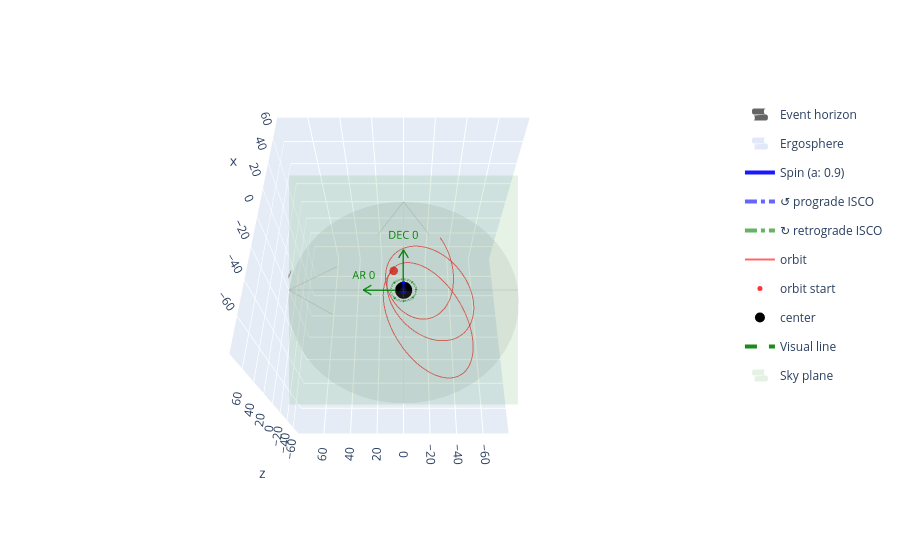

Notebook code for this chart:
### Code cell
# --- 5. Visualización 3D ---
plot = PlotKerr(kerr)
plot.add_path(path)
plot.plot()

### Figure 1 — Plotly figure (JSON) as saved in the notebook; plotly's stock layout.template omitted (floating-point values rounded to 4 significant figures; data arrays with more than 128 entries replaced by an {"elided": "..."} marker saying what was removed)
{"data": [{"colorscale": [[0, "black"], [1, "black"]], "name": "Event horizon", "opacity": 0.6, "showlegend": true, "showscale": false, "type": "surface", "x": {"elided": "60x60 float values"}, "y": {"elided": "60x60 float values"}, "z": {"elided": "60x60 float values"}}, {"colorscale": [[0, "royalblue"], [1, "royalblue"]], "name": "Ergosphere", "opacity": 0.15, "showlegend": true, "showscale": false, "type": "surface", "x": {"elided": "60x60 float values"}, "y": {"elided": "60x60 float values"}, "z": {"elided": "60x60 float values"}}, {"legendgroup": "Spin (a: 0.9)", "line": {"color": "blue", "width": 4}, "mode": "lines", "name": "Spin (a: 0.9)", "opacity": 0.9, "showlegend": true, "type": "scatter3d", "x": [0, 0], "y": [0, 0], "z": [2, 11]}, {"legendgroup": "Spin (a: 0.9)", "line": {"color": "blue", "width": 4}, "mode": "lines", "opacity": 0.9, "showlegend": false, "type": "scatter3d", "x": [0, 0], "y": [0, 1.08], "z": [11, 9.2]}, {"legendgroup": "Spin (a: 0.9)", "line": {"color": "blue", "width": 4}, "mode": "lines", "opacity": 0.9, "showlegend": false, "type": "scatter3d", "x": [0, 0], "y": [0, -1.08], "z": [11, 9.2]}, {"legendgroup": "↺ prograde ISCO", "line": {"color": "blue", "dash": "dashdot", "width": 4}, "mode": "lines", "name": "↺ prograde ISCO", "opacity": 0.6, "type": "scatter3d", "x": [2.321, 2.318, 2.308, 2.292, 2.269, 2.24, 2.205, 2.164, 2.117, 2.064, 2.005, 1.94, 1.87, 1.795, 1.715, 1.63, 1.541, 1.447, 1.349, 1.248, 1.143, 1.035, 0.9234, 0.8098, 0.6938, 0.576, 0.4565, 0.3358, 0.2141, 0.09188, -0.03063, -0.1531, -0.2751, -0.3963, -0.5164, -0.6351, -0.7521, -0.8669, -0.9793, -1.089, -1.196, -1.299, -1.399, -1.494, -1.586, -1.673, -1.756, -1.833, -1.906, -1.973, -2.035, -2.091, -2.141, -2.186, -2.224, -2.256, -2.281, -2.301, -2.314, -2.32, -2.32, -2.314, -2.301, -2.281, -2.256, -2.224, -2.186, -2.141, -2.091, -2.035, -1.973, -1.906, -1.833, -1.756, -1.673, -1.586, -1.494, -1.399, -1.299, -1.196, -1.089, -0.9793, -0.8669, -0.7521, -0.6351, -0.5164, -0.3963, -0.2751, -0.1531, -0.03063, 0.09188, 0.2141, 0.3358, 0.4565, 0.576, 0.6938, 0.8098, 0.9234, 1.035, 1.143, 1.248, 1.349, 1.447, 1.541, 1.63, 1.715, 1.795, 1.87, 1.94, 2.005, 2.064, 2.117, 2.164, 2.205, 2.24, 2.269, 2.292, 2.308, 2.318, 2.321], "y": [0.0, 0.1225, 0.2446, 0.3661, 0.4865, 0.6056, 0.723, 0.8384, 0.9514, 1.062, 1.169, 1.273, 1.374, 1.471, 1.564, 1.652, 1.736, 1.815, 1.888, 1.957, 2.02, 2.078, 2.129, 2.175, 2.215, 2.248, 2.276, 2.296, 2.311, 2.319, 2.321, 2.316, 2.305, 2.287, 2.263, 2.232, 2.196, 2.153, 2.104, 2.05, 1.989, 1.923, 1.852, 1.776, 1.694, 1.608, 1.518, 1.423, 1.324, 1.222, 1.116, 1.007, 0.8952, 0.781, 0.6645, 0.5463, 0.4265, 0.3055, 0.1836, 0.06126, -0.06126, -0.1836, -0.3055, -0.4265, -0.5463, -0.6645, -0.781, -0.8952, -1.007, -1.116, -1.222, -1.324, -1.423, -1.518, -1.608, -1.694, -1.776, -1.852, -1.923, -1.989, -2.05, -2.104, -2.153, -2.196, -2.232, -2.263, -2.287, -2.305, -2.316, -2.321, -2.319, -2.311, -2.296, -2.276, -2.248, -2.215, -2.175, -2.129, -2.078, -2.02, -1.957, -1.888, -1.815, -1.736, -1.652, -1.564, -1.471, -1.374, -1.273, -1.169, -1.062, -0.9514, -0.8384, -0.723, -0.6056, -0.4865, -0.3661, -0.2446, -0.1225, -5.685e-16], "z": [0.0, 0.0, 0.0, 0.0, 0.0, 0.0, 0.0, 0.0, 0.0, 0.0, 0.0, 0.0, 0.0, 0.0, 0.0, 0.0, 0.0, 0.0, 0.0, 0.0, 0.0, 0.0, 0.0, 0.0, 0.0, 0.0, 0.0, 0.0, 0.0, 0.0, 0.0, 0.0, 0.0, 0.0, 0.0, 0.0, 0.0, 0.0, 0.0, 0.0, 0.0, 0.0, 0.0, 0.0, 0.0, 0.0, 0.0, 0.0, 0.0, 0.0, 0.0, 0.0, 0.0, 0.0, 0.0, 0.0, 0.0, 0.0, 0.0, 0.0, 0.0, 0.0, 0.0, 0.0, 0.0, 0.0, 0.0, 0.0, 0.0, 0.0, 0.0, 0.0, 0.0, 0.0, 0.0, 0.0, 0.0, 0.0, 0.0, 0.0, 0.0, 0.0, 0.0, 0.0, 0.0, 0.0, 0.0, 0.0, 0.0, 0.0, 0.0, 0.0, 0.0, 0.0, 0.0, 0.0, 0.0, 0.0, 0.0, 0.0, 0.0, 0.0, 0.0, 0.0, 0.0, 0.0, 0.0, 0.0, 0.0, 0.0, 0.0, 0.0, 0.0, 0.0, 0.0, 0.0, 0.0, 0.0, 0.0, 0.0]}, {"hoverinfo": "skip", "legendgroup": "↺ prograde ISCO", "line": {"color": "blue", "width": 4}, "mode": "lines", "opacity": 1, "showlegend": false, "type": "scatter3d", "x": [2.321, 2.237, null, 2.321, 2.404], "y": [0, -0.1393, null, 0, -0.1393], "z": [0, 0, null, 0, 0]}, {"hoverinfo": "skip", "legendgroup": "↺ prograde ISCO", "line": {"color": "blue", "width": 4}, "mode": "lines", "opacity": 1, "showlegend": false, "type": "scatter3d", "x": [1.641, 1.68, null, 1.641, 1.799], "y": [1.641, 1.484, null, 1.641, 1.602], "z": [0, 0, null, 0, 0]}, {"hoverinfo": "skip", "legendgroup": "↺ prograde ISCO", "line": {"color": "blue", "width": 4}, "mode": "lines", "opacity": 1, "showlegend": false, "type": "scatter3d", "x": [1.421e-16, 0.1393, null, 1.421e-16, 0.1393], "y": [2.321, 2.237, null, 2.321, 2.404], "z": [0, 0, null, 0, 0]}, {"hoverinfo": "skip", "legendgroup": "↺ prograde ISCO", "line": {"color": "blue", "width": 4}, "mode": "lines", "opacity": 1, "showlegend": false, "type": "scatter3d", "x": [-1.641, -1.484, null, -1.641, -1.602], "y": [1.641, 1.68, null, 1.641, 1.799], "z": [0, 0, null, 0, 0]}, {"hoverinfo": "skip", "legendgroup": "↺ prograde ISCO", "line": {"color": "blue", "width": 4}, "mode": "lines", "opacity": 1, "showlegend": false, "type": "scatter3d", "x": [-2.321, -2.237, null, -2.321, -2.404], "y": [2.842e-16, 0.1393, null, 2.842e-16, 0.1393], "z": [0, 0, null, 0, 0]}, {"hoverinfo": "skip", "legendgroup": "↺ prograde ISCO", "line": {"color": "blue", "width": 4}, "mode": "lines", "opacity": 1, "showlegend": false, "type": "scatter3d", "x": [-1.641, -1.68, null, -1.641, -1.799], "y": [-1.641, -1.484, null, -1.641, -1.602], "z": [0, 0, null, 0, 0]}, {"hoverinfo": "skip", "legendgroup": "↺ prograde ISCO", "line": {"color": "blue", "width": 4}, "mode": "lines", "opacity": 1, "showlegend": false, "type": "scatter3d", "x": [-4.263e-16, -0.1393, null, -4.263e-16, -0.1393], "y": [-2.321, -2.237, null, -2.321, -2.404], "z": [0, 0, null, 0, 0]}, {"hoverinfo": "skip", "legendgroup": "↺ prograde ISCO", "line": {"color": "blue", "width": 4}, "mode": "lines", "opacity": 1, "showlegend": false, "type": "scatter3d", "x": [1.641, 1.484, null, 1.641, 1.602], "y": [-1.641, -1.68, null, -1.641, -1.799], "z": [0, 0, null, 0, 0]}, {"legendgroup": "↻ retrograde ISCO", "line": {"color": "green", "dash": "dashdot", "width": 4}, "mode": "lines", "name": "↻ retrograde ISCO", "opacity": 0.6, "type": "scatter3d", "x": [8.717, 8.705, 8.669, 8.608, 8.524, 8.415, 8.284, 8.129, 7.951, 7.751, 7.53, 7.288, 7.025, 6.743, 6.442, 6.123, 5.787, 5.435, 5.068, 4.687, 4.292, 3.886, 3.468, 3.042, 2.606, 2.163, 1.715, 1.261, 0.8043, 0.3451, -0.1151, -0.5749, -1.033, -1.489, -1.94, -2.386, -2.825, -3.256, -3.678, -4.09, -4.491, -4.879, -5.253, -5.613, -5.957, -6.285, -6.595, -6.887, -7.159, -7.412, -7.644, -7.854, -8.043, -8.209, -8.352, -8.472, -8.569, -8.642, -8.69, -8.714, -8.714, -8.69, -8.642, -8.569, -8.472, -8.352, -8.209, -8.043, -7.854, -7.644, -7.412, -7.159, -6.887, -6.595, -6.285, -5.957, -5.613, -5.253, -4.879, -4.491, -4.09, -3.678, -3.256, -2.825, -2.386, -1.94, -1.489, -1.033, -0.5749, -0.1151, 0.3451, 0.8043, 1.261, 1.715, 2.163, 2.606, 3.042, 3.468, 3.886, 4.292, 4.687, 5.068, 5.435, 5.787, 6.123, 6.442, 6.743, 7.025, 7.288, 7.53, 7.751, 7.951, 8.129, 8.284, 8.415, 8.524, 8.608, 8.669, 8.705, 8.717], "y": [0.0, 0.4601, 0.9188, 1.375, 1.827, 2.275, 2.716, 3.149, 3.574, 3.988, 4.392, 4.783, 5.161, 5.525, 5.873, 6.205, 6.519, 6.816, 7.093, 7.35, 7.588, 7.803, 7.998, 8.17, 8.319, 8.445, 8.547, 8.626, 8.68, 8.711, 8.717, 8.698, 8.656, 8.589, 8.499, 8.385, 8.247, 8.086, 7.903, 7.698, 7.472, 7.224, 6.957, 6.67, 6.364, 6.041, 5.701, 5.345, 4.974, 4.589, 4.192, 3.782, 3.363, 2.933, 2.496, 2.052, 1.602, 1.147, 0.6897, 0.2301, -0.2301, -0.6897, -1.147, -1.602, -2.052, -2.496, -2.933, -3.363, -3.782, -4.192, -4.589, -4.974, -5.345, -5.701, -6.041, -6.364, -6.67, -6.957, -7.224, -7.472, -7.698, -7.903, -8.086, -8.247, -8.385, -8.499, -8.589, -8.656, -8.698, -8.717, -8.711, -8.68, -8.626, -8.547, -8.445, -8.319, -8.17, -7.998, -7.803, -7.588, -7.35, -7.093, -6.816, -6.519, -6.205, -5.873, -5.525, -5.161, -4.783, -4.392, -3.988, -3.574, -3.149, -2.716, -2.275, -1.827, -1.375, -0.9188, -0.4601, -2.135e-15], "z": [0.0, 0.0, 0.0, 0.0, 0.0, 0.0, 0.0, 0.0, 0.0, 0.0, 0.0, 0.0, 0.0, 0.0, 0.0, 0.0, 0.0, 0.0, 0.0, 0.0, 0.0, 0.0, 0.0, 0.0, 0.0, 0.0, 0.0, 0.0, 0.0, 0.0, 0.0, 0.0, 0.0, 0.0, 0.0, 0.0, 0.0, 0.0, 0.0, 0.0, 0.0, 0.0, 0.0, 0.0, 0.0, 0.0, 0.0, 0.0, 0.0, 0.0, 0.0, 0.0, 0.0, 0.0, 0.0, 0.0, 0.0, 0.0, 0.0, 0.0, 0.0, 0.0, 0.0, 0.0, 0.0, 0.0, 0.0, 0.0, 0.0, 0.0, 0.0, 0.0, 0.0, 0.0, 0.0, 0.0, 0.0, 0.0, 0.0, 0.0, 0.0, 0.0, 0.0, 0.0, 0.0, 0.0, 0.0, 0.0, 0.0, 0.0, 0.0, 0.0, 0.0, 0.0, 0.0, 0.0, 0.0, 0.0, 0.0, 0.0, 0.0, 0.0, 0.0, 0.0, 0.0, 0.0, 0.0, 0.0, 0.0, 0.0, 0.0, 0.0, 0.0, 0.0, 0.0, 0.0, 0.0, 0.0, 0.0, 0.0]}, {"hoverinfo": "skip", "legendgroup": "↻ retrograde ISCO", "line": {"color": "green", "width": 4}, "mode": "lines", "opacity": 1, "showlegend": false, "type": "scatter3d", "x": [8.717, 9.031, null, 8.717, 8.404], "y": [0, 0.523, null, 0, 0.523], "z": [0, 0, null, 0, 0]}, {"hoverinfo": "skip", "legendgroup": "↻ retrograde ISCO", "line": {"color": "green", "width": 4}, "mode": "lines", "opacity": 1, "showlegend": false, "type": "scatter3d", "x": [6.164, 6.016, null, 6.164, 5.572], "y": [6.164, 6.756, null, 6.164, 6.312], "z": [0, 0, null, 0, 0]}, {"hoverinfo": "skip", "legendgroup": "↻ retrograde ISCO", "line": {"color": "green", "width": 4}, "mode": "lines", "opacity": 1, "showlegend": false, "type": "scatter3d", "x": [5.338e-16, -0.523, null, 5.338e-16, -0.523], "y": [8.717, 9.031, null, 8.717, 8.404], "z": [0, 0, null, 0, 0]}, {"hoverinfo": "skip", "legendgroup": "↻ retrograde ISCO", "line": {"color": "green", "width": 4}, "mode": "lines", "opacity": 1, "showlegend": false, "type": "scatter3d", "x": [-6.164, -6.756, null, -6.164, -6.312], "y": [6.164, 6.016, null, 6.164, 5.572], "z": [0, 0, null, 0, 0]}, {"hoverinfo": "skip", "legendgroup": "↻ retrograde ISCO", "line": {"color": "green", "width": 4}, "mode": "lines", "opacity": 1, "showlegend": false, "type": "scatter3d", "x": [-8.717, -9.031, null, -8.717, -8.404], "y": [1.068e-15, -0.523, null, 1.068e-15, -0.523], "z": [0, 0, null, 0, 0]}, {"hoverinfo": "skip", "legendgroup": "↻ retrograde ISCO", "line": {"color": "green", "width": 4}, "mode": "lines", "opacity": 1, "showlegend": false, "type": "scatter3d", "x": [-6.164, -6.016, null, -6.164, -5.572], "y": [-6.164, -6.756, null, -6.164, -6.312], "z": [0, 0, null, 0, 0]}, {"hoverinfo": "skip", "legendgroup": "↻ retrograde ISCO", "line": {"color": "green", "width": 4}, "mode": "lines", "opacity": 1, "showlegend": false, "type": "scatter3d", "x": [-1.601e-15, 0.523, null, -1.601e-15, 0.523], "y": [-8.717, -9.031, null, -8.717, -8.404], "z": [0, 0, null, 0, 0]}, {"hoverinfo": "skip", "legendgroup": "↻ retrograde ISCO", "line": {"color": "green", "width": 4}, "mode": "lines", "opacity": 1, "showlegend": false, "type": "scatter3d", "x": [6.164, 6.756, null, 6.164, 6.312], "y": [-6.164, -6.016, null, -6.164, -5.572], "z": [0, 0, null, 0, 0]}, {"line": {"color": "red", "width": 2}, "mode": "lines", "name": "orbit", "opacity": 0.6, "type": "scatter3d", "x": {"elided": "7965 float values"}, "y": {"elided": "7965 float values"}, "z": {"elided": "7965 float values"}}, {"marker": {"color": "red", "opacity": 0.8, "size": 5}, "mode": "markers", "name": "orbit start", "type": "scatter3d", "x": [10.56], "y": [6.783], "z": [8.221]}, {"anchor": "tail", "colorscale": [[0, "red"], [1, "red"]], "name": "orbit end", "opacity": 0.8, "showscale": false, "sizemode": "absolute", "sizeref": 1.667, "type": "cone", "u": [0.0426], "v": [0.03811], "w": [0.03441], "x": [65.96], "y": [-30.91], "z": [-30.79]}, {"colorscale": [[0, "gray"], [1, "gray"]], "opacity": 0.08, "showscale": false, "type": "surface", "x": {"elided": "50x50 float values"}, "y": {"elided": "50x50 float values"}, "z": {"elided": "50x50 float values"}}, {"marker": {"color": "black", "opacity": 1, "size": 10}, "mode": "markers", "name": "center", "type": "scatter3d", "x": [0], "y": [0], "z": [0]}, {"legendgroup": "equatorial_axes", "line": {"color": "gray", "width": 2}, "mode": "lines", "name": "x", "opacity": 0.2, "showlegend": false, "type": "scatter3d", "x": [-79.15, 79.15], "y": [0, 0], "z": [0, 0]}, {"legendgroup": "equatorial_axes", "line": {"color": "gray", "width": 2}, "mode": "lines", "name": "x", "opacity": 0.2, "showlegend": false, "type": "scatter3d", "x": [79.15, 47.49], "y": [0, 19.0], "z": [0, 0]}, {"legendgroup": "equatorial_axes", "line": {"color": "gray", "width": 2}, "mode": "lines", "name": "x", "opacity": 0.2, "showlegend": false, "type": "scatter3d", "x": [79.15, 47.49], "y": [0, -19.0], "z": [0, 0]}, {"legendgroup": "equatorial_axes", "mode": "text", "name": "x", "showlegend": false, "text": ["x"], "textfont": {"color": "gray", "size": 11}, "type": "scatter3d", "x": [79.15], "y": [0], "z": [0]}, {"legendgroup": "equatorial_axes", "line": {"color": "gray", "width": 2}, "mode": "lines", "name": "y", "opacity": 0.2, "showlegend": false, "type": "scatter3d", "x": [0, 0], "y": [-79.15, 79.15], "z": [0, 0]}, {"legendgroup": "equatorial_axes", "line": {"color": "gray", "width": 2}, "mode": "lines", "name": "y", "opacity": 0.2, "showlegend": false, "type": "scatter3d", "x": [0, 19.0], "y": [79.15, 47.49], "z": [0, 0]}, {"legendgroup": "equatorial_axes", "line": {"color": "gray", "width": 2}, "mode": "lines", "name": "y", "opacity": 0.2, "showlegend": false, "type": "scatter3d", "x": [0, -19.0], "y": [79.15, 47.49], "z": [0, 0]}, {"legendgroup": "equatorial_axes", "mode": "text", "name": "y", "showlegend": false, "text": ["y"], "textfont": {"color": "gray", "size": 11}, "type": "scatter3d", "x": [0], "y": [79.15], "z": [0]}, {"legendgroup": "visual_line", "line": {"color": "green", "dash": "dash", "width": 4}, "mode": "lines", "name": "Visual line", "opacity": 0.9, "showlegend": true, "type": "scatter3d", "x": [11.0, -11.0], "y": [0, 0], "z": [-19.05, 19.05]}, {"anchor": "tail", "colorscale": [[0, "green"], [1, "green"]], "legendgroup": "visual_line", "name": "Visual line", "opacity": 0.9, "showlegend": false, "showscale": false, "sizemode": "absolute", "sizeref": 1.1, "type": "cone", "u": [-1.65], "v": [0], "w": [2.858], "x": [-9.35], "y": [0], "z": [16.19]}, {"colorscale": [[0, "green"], [1, "green"]], "name": "Sky plane", "opacity": 0.1, "showlegend": true, "showscale": false, "type": "surface", "x": {"elided": "20x20 float values"}, "y": {"elided": "20x20 float values"}, "z": {"elided": "20x20 float values"}}, {"legendgroup": "visual_line", "line": {"color": "green", "width": 3}, "mode": "lines", "name": "DEC 0", "opacity": 0.85, "showlegend": false, "type": "scatter3d", "x": [0, 23.99], "y": [0, 0], "z": [0, 13.85]}, {"legendgroup": "visual_line", "line": {"color": "green", "width": 3}, "mode": "lines", "name": "DEC 0", "opacity": 0.85, "showlegend": false, "type": "scatter3d", "x": [23.99, 19.19], "y": [0, 3.324], "z": [13.85, 11.08]}, {"legendgroup": "visual_line", "line": {"color": "green", "width": 3}, "mode": "lines", "name": "DEC 0", "opacity": 0.85, "showlegend": false, "type": "scatter3d", "x": [23.99, 19.19], "y": [0, -3.324], "z": [13.85, 11.08]}, {"legendgroup": "visual_line", "mode": "text", "name": "DEC 0", "showlegend": false, "text": ["DEC 0"], "textfont": {"color": "green", "size": 11}, "type": "scatter3d", "x": [23.99], "y": [0], "z": [13.85]}, {"legendgroup": "visual_line", "line": {"color": "green", "width": 3}, "mode": "lines", "name": "AR 0", "opacity": 0.85, "showlegend": false, "type": "scatter3d", "x": [0, 0], "y": [0, 27.7], "z": [0, 0]}, {"legendgroup": "visual_line", "line": {"color": "green", "width": 3}, "mode": "lines", "name": "AR 0", "opacity": 0.85, "showlegend": false, "type": "scatter3d", "x": [0, 2.879], "y": [27.7, 22.16], "z": [0, 1.662]}, {"legendgroup": "visual_line", "line": {"color": "green", "width": 3}, "mode": "lines", "name": "AR 0", "opacity": 0.85, "showlegend": false, "type": "scatter3d", "x": [0, -2.879], "y": [27.7, 22.16], "z": [0, -1.662]}, {"legendgroup": "visual_line", "mode": "text", "name": "AR 0", "showlegend": false, "text": ["AR 0"], "textfont": {"color": "green", "size": 11}, "type": "scatter3d", "x": [0], "y": [27.7], "z": [0]}], "layout": {"scene": {"aspectmode": "cube", "camera": {"eye": {"x": -1.0, "y": 0, "z": 1.732}, "up": {"x": 0.866, "y": 0, "z": 0.5}}, "xaxis": {"range": [-79.15, 79.15]}, "yaxis": {"range": [-79.15, 79.15]}, "zaxis": {"range": [-79.15, 79.15]}}}}
